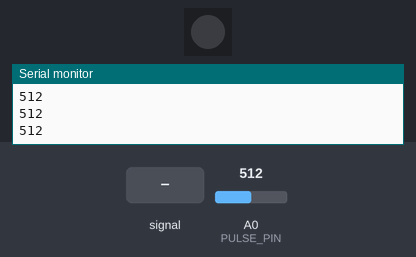
The sketch below on a simulated Arduino Uno, built with avr-gcc and run on an emulated ATmega328P. Shown: 1 RGB LEDs in strip order, left to right, the last lines printed to the serial monitor. The test bench sets the inputs (shaded band); at power-on: A0 (PULSE_PIN) = 512.

Above: at 1.2 s.
1.3 s: A0 (PULSE_PIN) fed a 200 Hz sine of ±81 counts around its level
At 1.48 s:
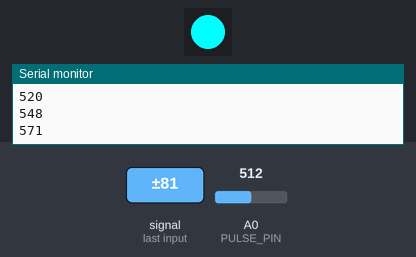
4.3 s: A0 (PULSE_PIN) set to 716
Timing chart, 0 to 7.3 s (numbered marks = the images above; inputs shaded):
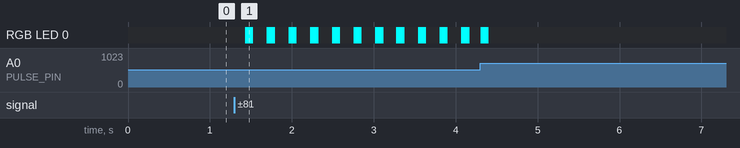

The sketch:

HR-Sensor-NeoPixel.ino
```cpp
/*

Hardware Assembly

Sensor:               Arduino:
PulseSensor (signal)  A0	  Analog input
PulseSensor (VCC)	    5V	  Power
PulseSensor (GND)	    GND	  Ground
NeoPixel Data In	    6	    Digital output pin
NeoPixel VCC	        5V	  Power
NeoPixel GND	        GND	  Ground

*/


#include <Adafruit_NeoPixel.h>

// ----- Pin Definitions -----
#define PULSE_PIN A0          // PulseSensor connected to Analog Pin A0
#define LED_PIN   6           // NeoPixel data pin
#define NUMPIXELS 1           // Number of NeoPixels

// ----- Objects -----
Adafruit_NeoPixel pixels(NUMPIXELS, LED_PIN, NEO_GRB + NEO_KHZ800);

// ----- Variables -----
int pulseValue = 0;           // Analog value from PulseSensor
int threshold = 550;          // Adjust this value based on your sensor
bool heartbeat = false;       // True when a beat is detected

void setup() {
  Serial.begin(9600);
  pixels.begin();
  pixels.show();              // Initialize all pixels to 'off'
}

void loop() {
  pulseValue = analogRead(PULSE_PIN);
  Serial.println(pulseValue); // For debugging, view in Serial Plotter

  // --- Detect heartbeat ---
  if (pulseValue > threshold && !heartbeat) {
    heartbeat = true;
    pulseFlash();             // Flash the LED
  }

  if (pulseValue < threshold) {
    heartbeat = false;        // Reset after beat
  }

  delay(10); // Small delay for stability
}


// ----- LED Pulse Effect -----
void pulseFlash() {
  // Turn LED bright blue when a heartbeat is detected
  // pixels.setPixelColor(0, pixels.Color(255, 0, 0)); // Red
  // pixels.setPixelColor(0, pixels.Color(0, 255, 0)); // Green
  // pixels.setPixelColor(0, pixels.Color(0, 0, 255)); // Blue
  // pixels.setPixelColor(0, pixels.Color(255, 255, 255)); // White
  // pixels.setPixelColor(0, pixels.Color(255, 255, 0)); // Yellow (Red + Green)
  pixels.setPixelColor(0, pixels.Color(0, 255, 255)); // Purple (Red + Blue)
  pixels.show();
  delay(100);

  // Turn LED off again
  pixels.setPixelColor(0, pixels.Color(0, 0, 0));  // Off
  pixels.show();
}
```

Measured:
- after the input at 1.3 s, RGB LED 0: alternates RGB(0, 255, 255) for 0.10 s and off for 0.16 s, starting after 0.13 s
